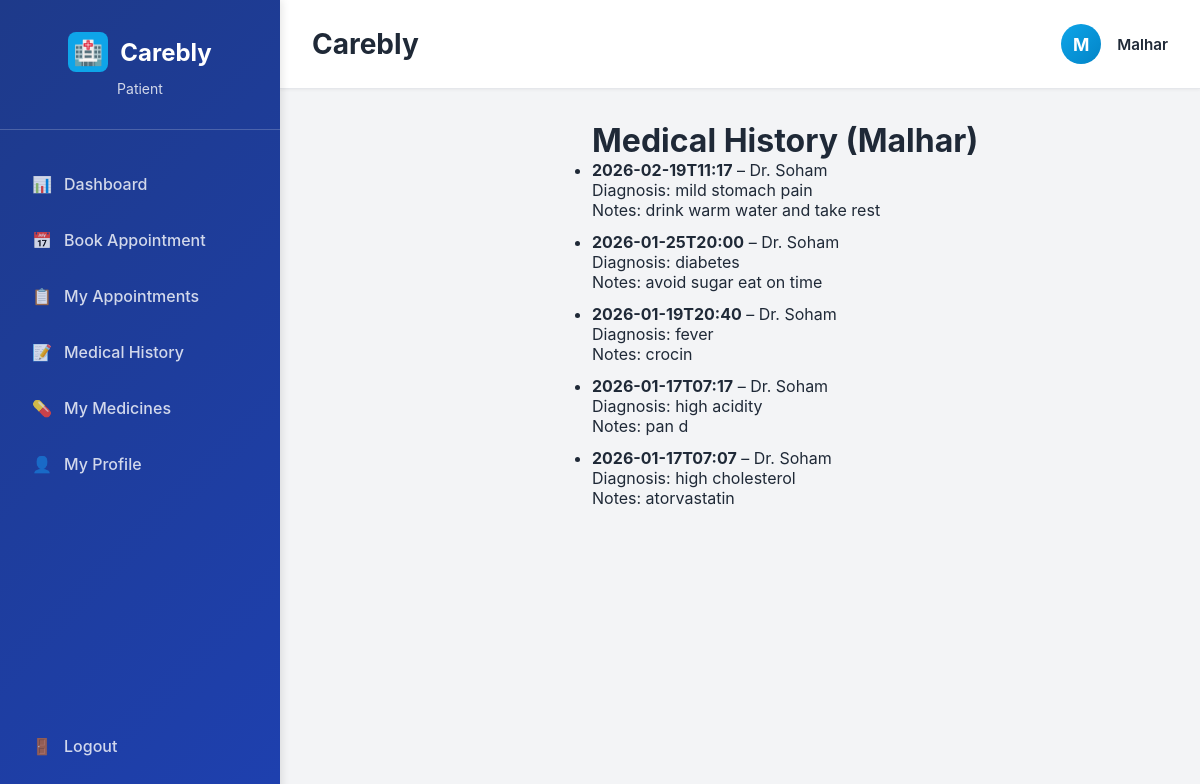
The app's page /history (signed in) with its own data.
### tables this page shows
CREATE TABLE medical_history (
    id             INTEGER PRIMARY KEY AUTOINCREMENT,
        patient_id     INTEGER NOT NULL,
            appointment_id INTEGER,
                doctor_id      INTEGER,
                    diagnosis      TEXT,
                        notes          TEXT,
                            created_at     TEXT NOT NULL,
                                FOREIGN KEY (patient_id) REFERENCES users(id),
                                    FOREIGN KEY (appointment_id) REFERENCES appointments(id),
                                        FOREIGN KEY (doctor_id) REFERENCES users(id)
                                        );

CREATE TABLE users (
    id            INTEGER PRIMARY KEY AUTOINCREMENT,
    role          TEXT NOT NULL,              -- 'patient','doctor','admin'
    name          TEXT NOT NULL,
    email         TEXT NOT NULL UNIQUE,
    password      TEXT NOT NULL,
    status        TEXT NOT NULL DEFAULT 'active',
    age           INTEGER,
    gender        TEXT,
    blood_group   TEXT
);

### app.py (the view)
@app.route("/history")
def patient_history():
    if "user_id" not in session or session["role"] != "patient":
        return redirect(url_for("login"))
    db = get_db()
    rows = db.execute(
        """
        SELECT h.diagnosis, h.notes, h.created_at,
               u.name AS doctor_name
        FROM medical_history h
        JOIN users u ON h.doctor_id = u.id
        WHERE h.patient_id = ?
        ORDER BY h.created_at DESC
        """,
        (session["user_id"],),
    ).fetchall()
    return render_template("patient_history.html", name=session["name"], history=rows)

### app.py (called while the page is built)
def get_db():
    if "db" not in g:
        g.db = sqlite3.connect(DATABASE)
        g.db.row_factory = sqlite3.Row
    return g.db

### templates/patient_history.html
{% extends "base.html" %}
{% block content %}
<div class="main-content">
  <h1>Medical History ({{ name }})</h1>
  {% if history %}
    <ul>
      {% for h in history %}
        <li style="margin-bottom:12px;">
          <strong>{{ h.created_at }}</strong> – Dr. {{ h.doctor_name }}<br>
          Diagnosis: {{ h.diagnosis }}<br>
          Notes: {{ h.notes }}
        </li>
      {% endfor %}
    </ul>
  {% else %}
    <p>No medical history recorded yet.</p>
  {% endif %}
</div>
{% endblock %}

### templates/base.html (style rules this page uses)
* { margin: 0; padding: 0; box-sizing: border-box; }
:root { --primary-color: #0EA5E9; --primary-dark: #0284C7; --secondary-color: #1E40AF; --success-color: #10B981; --warning-color: #F59E0B; --danger-color: #EF4444; --light-gray: #F3F4F6; --border-gray: #E5E7EB; --text-dark: #1F2937; --text-light: #6B7280; --white: #FFFFFF; --sidebar-bg: #1E3A8A; --sidebar-hover: #1E40AF; }
body { font-family: -apple-system, BlinkMacSystemFont, 'Segoe UI', 'Roboto', 'Oxygen', 'Ubuntu', 'Cantarell', 'Fira Sans', 'Droid Sans', 'Helvetica Neue', sans-serif; background-color: var(--light-gray); color: var(--text-dark); }
.main-content { margin-left: 280px; flex: 1; display: flex; flex-direction: column; }

### records on screen
medical_history: created_at "2026-02-19T11:17", doctor_name "Soham", diagnosis "mild stomach pain", notes "drink warm water and take rest"
medical_history: created_at "2026-01-25T20:00", doctor_name "Soham", diagnosis "diabetes", notes "avoid sugar eat on time"
medical_history: created_at "2026-01-19T20:40", doctor_name "Soham", diagnosis "fever", notes "crocin"
medical_history: created_at "2026-01-17T07:17", doctor_name "Soham", diagnosis "high acidity", notes "pan d"
medical_history: created_at "2026-01-17T07:07", doctor_name "Soham", diagnosis "high cholesterol", notes "atorvastatin"

### other values on screen
{{ session.get('name', 'U')[0].upper() }} "M"
{{ session.get('name', 'User') }} "Malhar"
{{ name }} "Malhar"
